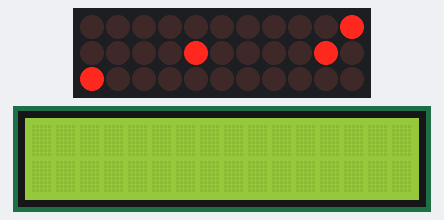
A sketch run on a simulated Arduino Uno, built with avr-gcc and run on an emulated ATmega328P. On the bench: 11×3 LED matrix, 16×2 character LCD. Wiring (inferred from the names in the program): character LCD (HD44780): RS pin 5; E pin 9; data pin 17, pin 16, pin 15, pin 14; LED cube drawn one layer per row (orientation assumed): layers pin 10, pin 6, pin 11; columns pin 0, pin 1, pin 2, pin 3, pin 4, pin 7, pin 8, pin 12, pin 13, pin 18, pin 19. Random numbers use the default seed unless the sketch sets one; the character LCD is taken to start in 4-bit mode.

Above: at 3.26 s.
At 11.24 s:
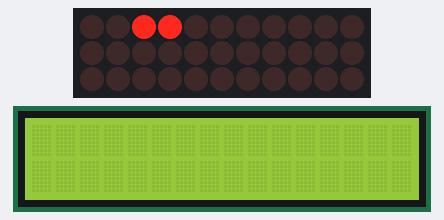
At 19.6 s:
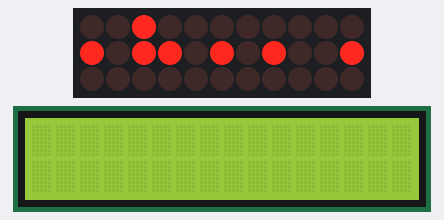
At 21.6 s:
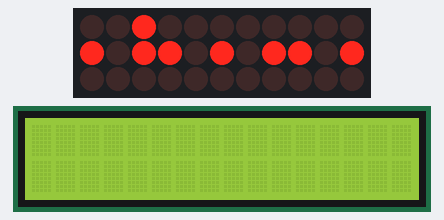
At 25.3 s:
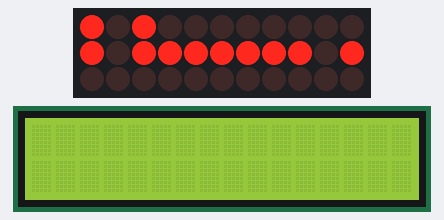
At 30.58 s:
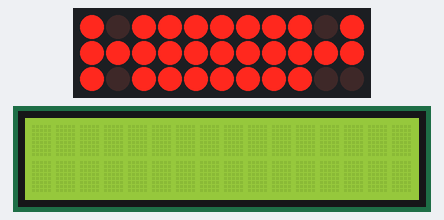

The sketch:

arducube_full.ino
```cpp
/* to be used with Arducube HW 0.2 */

/* number of LEDs the cube has */
#define LEDS_X 4
#define LEDS_Y 4
#define LEDS_Z 4

/* image, which should be shown */
byte image[LEDS_Z][LEDS_Y][LEDS_X] = {
	{
		{0,0,0,0},
		{0,0,0,0},
		{0,0,0,0},
		{0,0,0,0}
	},
	{
		{0,0,0,0},
		{0,0,0,0},
		{0,0,0,0},
		{0,0,0,0}
	},
	{
		{0,0,0,0},
		{0,0,0,0},
		{0,0,0,0},
		{0,0,0,0}
	},
	{
		{0,0,0,0},
		{0,0,0,0},
		{0,0,0,0},
		{0,0,0,0}
	}
};

/* layer the timer is currently processing */
byte current_layer = 0;

/* array with sorted leds */
const byte led[LEDS_X*LEDS_Y]={5,7,13,12,16,15,3,8,17,14,2,4,18,19,1,0};

/* array with sorted layers */
const byte layer[LEDS_Z]={11,10,9,6};

void setup() {
	/* setup layers */
	for (int i=0;i<4;i++) {
		pinMode(layer[i],OUTPUT);
		digitalWrite(layer[i],LOW);
	}

	/* setup leds */
	for (int i=0;i<16;i++) {
		pinMode(led[i],OUTPUT);
		digitalWrite(led[i],LOW);
	}

	randomSeed(analogRead(0));

	/* enable timer 1A */
	TIMSK1 = _BV(OCIE1A);

	/* clock / 1024, 0.001024 seconds per tick, Mode=CTC */
	TCCR1A = _BV(CS12) | _BV(CS10) | _BV(WGM12);

	/* 0.001024*10 ~= .01, TIMER0_COMPA_vect will be triggered ca. 100 times per second */
	OCR1A = 10;
}

void reset() {
	for(int z=0; z < LEDS_Z; z++) {
		for(int y=0; y < LEDS_Y; y++) {
			for(int x=0; x < LEDS_X; x++) {
				image[z][y][x] = 0;
			}
		}
	}
}

void animation_pixel() {
	for(int z=0; z<LEDS_Z; z++) {
		for(int y=0; y<LEDS_Y; y++) {
			for(int x=0; x<LEDS_X; x++) {
				image[z][y][x] = 1;
				delay(10);
				image[z][y][x] = 0;
			}
		}
	}
}

void shift_down() {
	for(int z=3; z>0; z--) {
		for(int y=0; y<LEDS_Y; y++) {
			for(int x=0; x<LEDS_X; x++) {
				image[z][y][x] = image[z-1][y][x];
			}
		}
	}

	for(int y=0; y<LEDS_Y; y++) {
		for(int x=0; x<LEDS_X; x++) {
			image[0][y][x] = 0;
		}
	}
}

void shift_up() {
	for(int z=0; z<LEDS_Z-1; z++) {
		for(int y=0; y<LEDS_Y; y++) {
			for(int x=0; x<LEDS_X; x++) {
				image[z][y][x] = image[z+1][y][x];
			}
		}
	}

	for(int y=0; y<LEDS_Y; y++) {
		for(int x=0; x<LEDS_X; x++) {
			image[LEDS_Z-1][y][x] = 0;
		}
	}
}

void random_layer(byte layer, byte percent) {
	for(int y=0; y<LEDS_Y; y++) {
		for(int x=0; x<LEDS_X; x++) {
			image[layer][y][x] = (random(0,100) < percent);
		}
	}
}

void animation_rain() {
	reset();

	for(int i=0; i<100; i++) {
		shift_down();
		random_layer(0, 20);
		delay(100);
	}

	reset();
}

void animation_all_random() {
	reset();

	for(int i=0; i<100; i++) {
		random_layer(0, 25);
		random_layer(1, 25);
		random_layer(2, 25);
		random_layer(3, 25);
		delay(100);
	}
}

void animation_pge() {
	int state = 0;
	int max_loop = 25;

	for(int loop=0; loop<=max_loop; loop++) {
		// State 0
		// 1111
		// 1001
		// 1001
		// 1111
		for(int z=0; z<LEDS_Z; z++) {
			for(int y=0; y<LEDS_Y; y++) {
				for(int x=0; x<LEDS_X; x++) {
					if(z != 0 && z != 3 && (y==1 || y==2) && (x==1 || x==2)) {
						image[z][y][x] = state;
					}
					else {
						image[z][y][x] = !state;
					}
				}
			}
		}
		delay(200);
		state = !state;
	}
}

void animation_falling() {
	reset();
	for(int i=0; i<64; i++) {
		byte newx, newy;
		do {
			newx = random(4);
			newy = random(4);
		} while(image[0][newy][newx] == 1);

		image[0][newy][newx] = 1;

		delay(100);

		for(byte z = 1; z < LEDS_Z; z++)	{
			if(image[z][newy][newx] == 0) {
				image[z][newy][newx]   = 1;
				image[z-1][newy][newx] = 0;
				delay(100);
			}
		}
	}
}

void animation_updown() {
	reset();
	int ms = 50;
	for(int loop=0; loop<=15; loop++) {
		for(int y=0; y<LEDS_Y; y++)
			for(int x=0; x<LEDS_X; x++)
				image[0][y][x] = 1;
		delay(ms);

		for(int i=3; i>0; i--) {
			shift_down();
			delay(ms);
		}

		for(int i=3; i>0; i--) {
			shift_up();
			delay(ms);
		}
	}
}

void animation_pge_rotation() {
	int max_loop = 10;
	int state = 0;
	for(int loop=0; loop<=max_loop; loop++) {
		for(int line_y=0; line_y<=3; line_y++) {
			for(int line_x=0; line_x<=3; line_x++) {
				if(image[0][0][3] == 1) {
					line_y=1;
					line_x=3;
				}
				else if(image[0][1][3] == 1) {
					line_y=2;
					line_x=3;
				}
				else if(image[0][2][3] == 1) {
					line_y=3;
					line_x=3;
				}
				else if(image[0][3][3] == 1) {
					line_y=3;
					line_x=2;
				}
				else if(image[0][3][2] == 1) {
					line_y=3;
					line_x=1;
				}
				else if(image[0][3][1] == 1) {
					line_y=3;
					line_x=0;
				}
				else if(image[0][3][0] == 1) {
					line_y=2;
					line_x=0;
				}
				else if(image[0][2][0] == 1) {
					line_y=1;
					line_x=0;
				}
				else if(image[0][1][0] == 1) {
					line_y=0;
					line_x=0;
				}
				for(int z=0; z<LEDS_Z; z++) {
					for(int y=0; y<LEDS_Y; y++) {
						for(int x=0; x<LEDS_X; x++) {
							if(y==line_y && x==line_x) {
								image[z][y][x] = 1;
							}
							else {
								image[z][y][x] = 0;
							}
						}
					}
				}
				delay(100);
			}
		}
	}
}
void animation_pge_flat_slow() {
	// delay
	int ms = 100;
	int max_loop = 3;

	for(int loop=0; loop<=max_loop; loop++) {
		//00-03
		for(int z=0; z<LEDS_Z; z++) {
			for(int y=0; y<LEDS_Y; y++) {
				for(int x=0; x<LEDS_X; x++) {
					if(y==0) {
						image[z][y][x] = 1;
					}
					else {
						image[z][y][x] = 0;
					}
				}delay(ms);
			}
		}
		//03-33
		for(int z=0; z<LEDS_Z; z++) {
			for(int y=0; y<LEDS_Y; y++) {
				for(int x=0; x<LEDS_X; x++) {
					if(x==3) {
						image[z][y][x] = 1;
					}
					else {
						image[z][y][x] = 0;
					}
				}delay(ms);
			}
		}
		//33-30
		for(int z=0; z<LEDS_Z; z++) {
			for(int y=0; y<LEDS_Y; y++) {
				for(int x=0; x<LEDS_X; x++) {
					if(y==3) {
						image[z][y][x] = 1;
					}
					else {
						image[z][y][x] = 0;
					}
				}delay(ms);
			}
		}
		//30-00
		for(int z=0; z<LEDS_Z; z++) {
			for(int y=0; y<LEDS_Y; y++) {
				for(int x=0; x<LEDS_X; x++) {
					if(x==0) {
						image[z][y][x] = 1;
					}
					else {
						image[z][y][x] = 0;
					}
				}delay(ms);
			}
		}
	}
}
void animation_pge_flat_fast() {
	// delay
	int ms = 200;
	int max_loop = 5;

	for(int loop=0; loop<max_loop; loop++) {
		//00-03
		for(int z=0; z<LEDS_Z; z++) {
			for(int y=0; y<LEDS_Y; y++) {
				for(int x=0; x<LEDS_X; x++) {
					if(y==0) {
						image[z][y][x] = 1;
					}
					else {
						image[z][y][x] = 0;
					}
				}
			}
		}
		delay(ms);
		//03-33
		for(int z=0; z<LEDS_Z; z++) {
			for(int y=0; y<LEDS_Y; y++) {
				for(int x=0; x<LEDS_X; x++) {
					if(x==3) {
						image[z][y][x] = 1;
					}
					else {
						image[z][y][x] = 0;
					}
				}
			}
		}
		delay(ms);
		//33-30
		for(int z=0; z<LEDS_Z; z++) {
			for(int y=0; y<LEDS_Y; y++) {
				for(int x=0; x<LEDS_X; x++) {
					if(y==3) {
						image[z][y][x] = 1;
					}
					else {
						image[z][y][x] = 0;
					}
				}
			}
		}
		delay(ms);
		//30-00
		for(int z=0; z<LEDS_Z; z++) {
			for(int y=0; y<LEDS_Y; y++) {
				for(int x=0; x<LEDS_X; x++) {
					if(x==0) {
						image[z][y][x] = 1;
					}
					else {
						image[z][y][x] = 0;
					}
				}
			}
		}
		delay(ms);
	}
}
void loop() {
	reset();
	animation_pixel();
	animation_rain();
	animation_pge();
	animation_falling();
	animation_updown();
	animation_pge_rotation();
	animation_all_random();
	animation_pge_flat_slow();
	animation_pge_flat_fast();
}

ISR(TIMER1_COMPA_vect) {
	/* disable last layer */
	digitalWrite(layer[current_layer], LOW);

	/* switch to next layer */
	current_layer += 1;
	current_layer %= LEDS_Z;

	/* set leds for current layer */
	for(byte y=0; y<LEDS_Y; y++) {
		for(byte x=0; x<LEDS_X; x++) {
			digitalWrite(led[y*LEDS_X+x], image[current_layer][y][x]);
		}
	}

	/* enable layer */
	digitalWrite(layer[current_layer], HIGH);

	/* reset timer */
	OCR1A = 0;
}
```

Measured:
- what the display in image 2 shows lasts 0.9 s, from 19.6 s to 20.5 s
- what the display in image 3 shows lasts 0.8 s, from 21.5 s to 22.3 s
- what the display in image 5 shows lasts 0.4 s, from 30.4 s to 30.8 s
